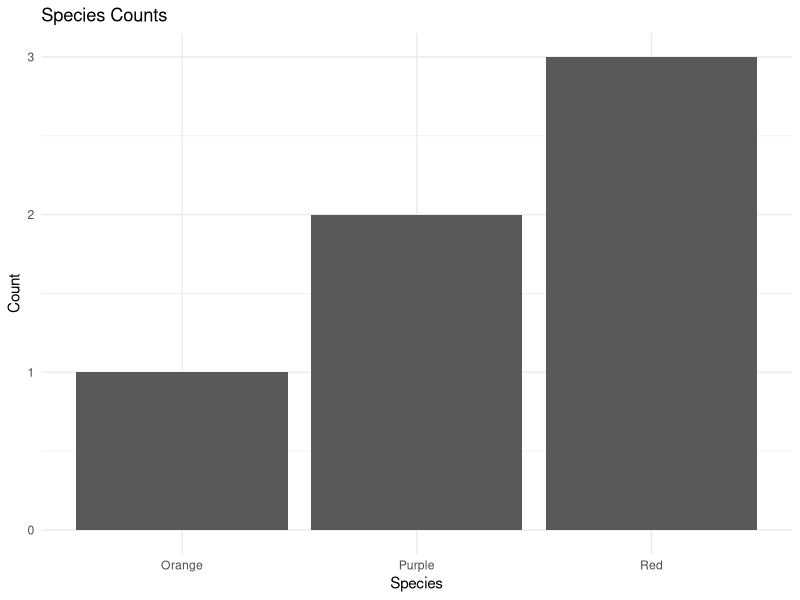

Generate this figure with R: (Note: this script raises an error after producing the figure.)
#Diversity_Example.R

#A script to learn about diversity indices

#a function
diversity <- function(x, index = "shannon", base = exp(1)) {
  # Calculate the diversity index based on the specified method
  if (index == "shannon") {
    p <- x / sum(x)
    -sum(p * log(p, base), na.rm = TRUE)
  } else if (index == "simpson") {
    p <- x / sum(x)
    1 - sum(p^2, na.rm = TRUE)
  } else {
    stop("Unknown index")
  }
}

#Example data
#A data frame with species counts

pop <- data.frame(
  species = c("Red", "Purple", "Orange"),
  count = c(3, 2, 1)
)
#Calculate the Shannon diversity index
shannon_index <- diversity(pop$count, index = "shannon")
#Calculate the Simpson diversity index
simpson_index <- diversity(pop$count, index = "simpson")
#Print the results
cat("Shannon Diversity Index:", shannon_index, "\n")
cat("Simpson Diversity Index:", simpson_index, "\n")
#Plot the data
library(ggplot2)
ggplot(pop, aes(x = species, y = count)) +
  geom_bar(stat = "identity") +
  labs(title = "Species Counts", x = "Species", y = "Count") +
  theme_minimal()
#The code calculates the Shannon and Simpson diversity indices for a given set of species counts and visualizes the data using a bar plot.
#The Shannon index is a measure of the uncertainty in predicting the species of a randomly selected individual from a sample.
#The Simpson index is a measure of the probability that two individuals randomly selected from a sample will belong to the same species.

pops<-data.frame(pop,pop2,pop3,pop4)
library(purrr)
library(dplyr)
# Calculate diversity indices for each population
diversity_indices <- pops %>%
  select(-species) %>%
  map(~ c(shannon = diversity(.x, index = "shannon"),
          simpson = diversity(.x, index = "simpson")))
# Convert the list to a data frame
diversity_df <- bind_rows(diversity_indices, .id = "population")
# Print the diversity indices
print(diversity_df)
#The code calculates the Shannon and Simpson diversity indices for each population in the data frame and stores the results in a new data frame.
#The diversity indices are calculated using the `map` function from the `purrr` package, which applies the `diversity` function to each column of the data frame (excluding the species column).
#The results are then combined into a new data frame using the `bind_rows` function from the `dplyr` package.
#The resulting data frame contains the diversity indices for each population, which can be used to compare the diversity of different populations.
#The code uses the `purrr` and `dplyr` packages to calculate diversity indices for each population in the data frame and stores the results in a new data frame.

#The diversity indices are calculated using the `map` function from the `purrr` package, which applies the `diversity` function to each column of the data frame (excluding the species column).